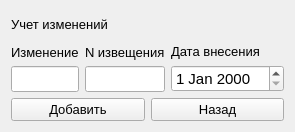
<?xml version="1.0" encoding="UTF-8"?>
<ui version="4.0">
 <class>ChangeAccountingMiniForm</class>
 <widget class="QWidget" name="ChangeAccountingMiniForm">
  <property name="geometry">
   <rect>
    <x>0</x>
    <y>0</y>
    <width>295</width>
    <height>132</height>
   </rect>
  </property>
  <property name="sizePolicy">
   <sizepolicy hsizetype="Maximum" vsizetype="Maximum">
    <horstretch>0</horstretch>
    <verstretch>0</verstretch>
   </sizepolicy>
  </property>
  <property name="windowTitle">
   <string>Form</string>
  </property>
  <layout class="QGridLayout" name="gridLayout">
   <item row="0" column="0">
    <layout class="QVBoxLayout" name="verticalLayout_4">
     <item>
      <widget class="QLabel" name="labelChangeAccounting">
       <property name="font">
        <font>
         <pointsize>10</pointsize>
        </font>
       </property>
       <property name="text">
        <string>Учет изменений</string>
       </property>
      </widget>
     </item>
     <item>
      <layout class="QHBoxLayout" name="horizontalLayout">
       <item>
        <layout class="QVBoxLayout" name="verticalLayout">
         <item>
          <widget class="QLabel" name="labelChange">
           <property name="font">
            <font>
             <pointsize>10</pointsize>
            </font>
           </property>
           <property name="text">
            <string>Изменение</string>
           </property>
          </widget>
         </item>
         <item>
          <widget class="QLineEdit" name="lineEditChange">
           <property name="font">
            <font>
             <pointsize>11</pointsize>
            </font>
           </property>
          </widget>
         </item>
        </layout>
       </item>
       <item>
        <layout class="QVBoxLayout" name="verticalLayout_2">
         <item>
          <widget class="QLabel" name="labelNotificationNumber">
           <property name="font">
            <font>
             <pointsize>10</pointsize>
            </font>
           </property>
           <property name="text">
            <string>N извещения</string>
           </property>
          </widget>
         </item>
         <item>
          <widget class="QLineEdit" name="lineEditNotificationNumber">
           <property name="font">
            <font>
             <pointsize>11</pointsize>
            </font>
           </property>
          </widget>
         </item>
        </layout>
       </item>
       <item>
        <layout class="QVBoxLayout" name="verticalLayout_3">
         <item>
          <widget class="QLabel" name="labelDateOfEntry">
           <property name="font">
            <font>
             <pointsize>10</pointsize>
            </font>
           </property>
           <property name="text">
            <string>Дата внесения</string>
           </property>
          </widget>
         </item>
         <item>
          <widget class="QDateEdit" name="dateEditDateOfEntry">
           <property name="font">
            <font>
             <pointsize>11</pointsize>
            </font>
           </property>
          </widget>
         </item>
        </layout>
       </item>
      </layout>
     </item>
     <item>
      <layout class="QHBoxLayout" name="horizontalLayout_2">
       <item>
        <widget class="QPushButton" name="pushButtonAdd">
         <property name="font">
          <font>
           <pointsize>10</pointsize>
          </font>
         </property>
         <property name="text">
          <string>Добавить</string>
         </property>
        </widget>
       </item>
       <item>
        <widget class="QPushButton" name="pushButtonBack">
         <property name="font">
          <font>
           <pointsize>10</pointsize>
          </font>
         </property>
         <property name="text">
          <string>Назад</string>
         </property>
        </widget>
       </item>
      </layout>
     </item>
    </layout>
   </item>
  </layout>
 </widget>
 <resources/>
 <connections/>
</ui>
